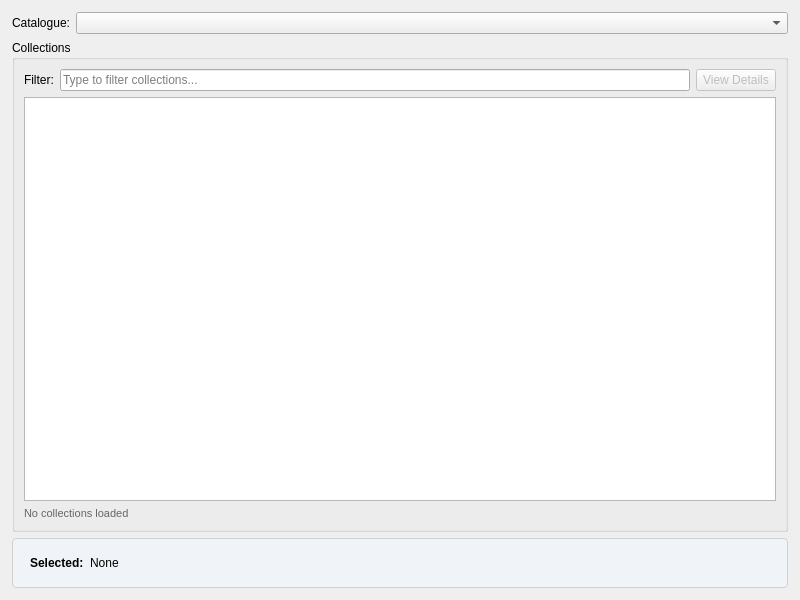
<?xml version="1.0" encoding="UTF-8"?>
<ui version="4.0">
 <class>Form</class>
 <widget class="QWidget" name="Form">
  <property name="geometry">
   <rect>
    <x>0</x>
    <y>0</y>
    <width>800</width>
    <height>600</height>
   </rect>
  </property>
  <property name="windowTitle">
   <string>Overview</string>
  </property>
  <layout class="QVBoxLayout" name="verticalLayout">
   <property name="leftMargin">
    <number>12</number>
   </property>
   <property name="topMargin">
    <number>12</number>
   </property>
   <property name="rightMargin">
    <number>12</number>
   </property>
   <property name="bottomMargin">
    <number>12</number>
   </property>
   <item>
    <layout class="QHBoxLayout" name="catalogueLayout">
     <item>
      <widget class="QLabel" name="catalogue_label">
       <property name="text">
        <string>Catalogue:</string>
       </property>
      </widget>
     </item>
     <item>
      <widget class="QComboBox" name="catalogue_dropdown">
       <property name="sizePolicy">
        <sizepolicy hsizetype="Expanding" vsizetype="Fixed">
         <horstretch>0</horstretch>
         <verstretch>0</verstretch>
        </sizepolicy>
       </property>
       <property name="minimumSize">
        <size>
         <width>200</width>
         <height>0</height>
        </size>
       </property>
      </widget>
     </item>
    </layout>
   </item>
   <item>
    <widget class="QGroupBox" name="collections_group">
     <property name="title">
      <string>Collections</string>
     </property>
     <property name="sizePolicy">
      <sizepolicy hsizetype="Preferred" vsizetype="Expanding">
       <horstretch>0</horstretch>
       <verstretch>1</verstretch>
      </sizepolicy>
     </property>
     <layout class="QVBoxLayout" name="collectionsGroupLayout">
      <item>
       <layout class="QHBoxLayout" name="filterLayout">
        <item>
         <widget class="QLabel" name="filter_label">
          <property name="text">
           <string>Filter:</string>
          </property>
         </widget>
        </item>
        <item>
         <widget class="QLineEdit" name="filter_collections_input">
          <property name="placeholderText">
           <string>Type to filter collections...</string>
          </property>
          <property name="clearButtonEnabled">
           <bool>true</bool>
          </property>
         </widget>
        </item>
        <item>
         <widget class="QPushButton" name="view_details_btn">
          <property name="text">
           <string>View Details</string>
          </property>
          <property name="enabled">
           <bool>false</bool>
          </property>
          <property name="toolTip">
           <string>View detailed metadata for the selected collection</string>
          </property>
         </widget>
        </item>
       </layout>
      </item>
      <item>
       <widget class="QTreeView" name="collections_tree">
        <property name="sizePolicy">
         <sizepolicy hsizetype="Expanding" vsizetype="Expanding">
          <horstretch>0</horstretch>
          <verstretch>1</verstretch>
         </sizepolicy>
        </property>
        <property name="minimumSize">
         <size>
          <width>0</width>
          <height>200</height>
         </size>
        </property>
        <property name="editTriggers">
         <set>QAbstractItemView::NoEditTriggers</set>
        </property>
        <property name="alternatingRowColors">
         <bool>true</bool>
        </property>
        <property name="selectionMode">
         <enum>QAbstractItemView::SingleSelection</enum>
        </property>
        <property name="selectionBehavior">
         <enum>QAbstractItemView::SelectRows</enum>
        </property>
        <property name="sortingEnabled">
         <bool>true</bool>
        </property>
        <property name="rootIsDecorated">
         <bool>false</bool>
        </property>
        <property name="toolTip">
         <string>Click to select a collection. Double-click to view details.</string>
        </property>
       </widget>
      </item>
      <item>
       <widget class="QLabel" name="collections_count_label">
        <property name="text">
         <string>No collections loaded</string>
        </property>
        <property name="styleSheet">
         <string notr="true">color: #666666; font-size: 11px;</string>
        </property>
       </widget>
      </item>
     </layout>
    </widget>
   </item>
   <item>
    <widget class="QFrame" name="selection_frame">
     <property name="frameShape">
      <enum>QFrame::StyledPanel</enum>
     </property>
     <property name="frameShadow">
      <enum>QFrame::Raised</enum>
     </property>
     <property name="styleSheet">
      <string notr="true">QFrame#selection_frame { background-color: #f0f4f8; border: 1px solid #d0d0d0; border-radius: 4px; padding: 8px; }</string>
     </property>
     <layout class="QHBoxLayout" name="selectionFrameLayout">
      <item>
       <widget class="QLabel" name="selected_label">
        <property name="text">
         <string>Selected:</string>
        </property>
        <property name="styleSheet">
         <string notr="true">font-weight: bold;</string>
        </property>
       </widget>
      </item>
      <item>
       <widget class="QLabel" name="selected_collection_label">
        <property name="text">
         <string>None</string>
        </property>
        <property name="sizePolicy">
         <sizepolicy hsizetype="Expanding" vsizetype="Preferred">
          <horstretch>0</horstretch>
          <verstretch>0</verstretch>
         </sizepolicy>
        </property>
       </widget>
      </item>
      <item>
       <widget class="QLabel" name="item_count_label">
        <property name="text">
         <string></string>
        </property>
        <property name="styleSheet">
         <string notr="true">color: #666666;</string>
        </property>
       </widget>
      </item>
     </layout>
    </widget>
   </item>
  </layout>
 </widget>
 <resources/>
 <connections/>
</ui>
